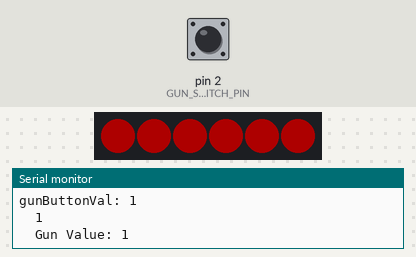
Bench run of a sketch on a simulated Arduino Uno, built with avr-gcc and run on an emulated ATmega328P. On the bench: 6 RGB LEDs in strip order, left to right, the last lines printed to the serial monitor. Inputs (shaded band) come from the test bench; at power-on: pin 2 (GUN_SWITCH_PIN) HIGH. Dim RGB values are drawn brighter than linear.

Above: at 1.2 s.
1.3 s: pin 2 (GUN_SWITCH_PIN) pulled LOW for 1 s
At 2.4 s:
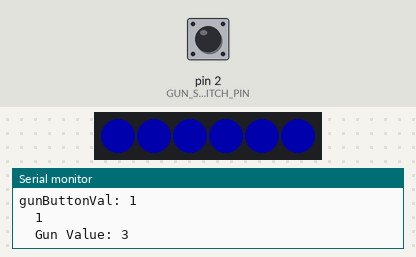
3.8 s: pin 2 (GUN_SWITCH_PIN) pulled LOW for 0.15 s
At 4.7 s:
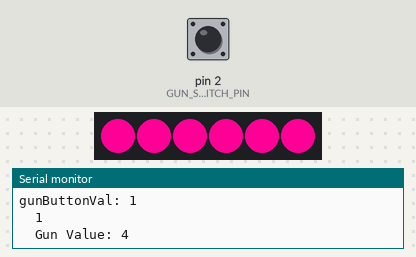
6.9 s: pin 2 (GUN_SWITCH_PIN) pulled LOW for 3.2 s
At 8.55 s:
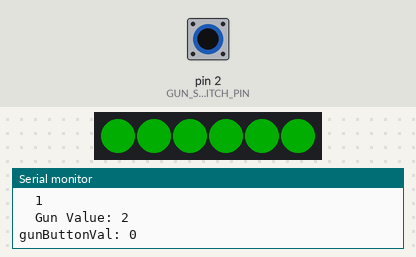
Timing chart, 0 to 11.5 s (numbered marks = the images above; inputs shaded):
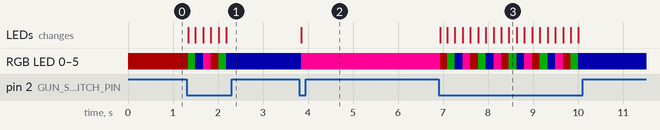

Measured:
- after the input at 1.3 s, RGB LED 0–5: RGB(50, 0, 0) → RGB(0, 50, 0) at once, → RGB(0, 0, 50) 0.16 s later, → RGB(255, 0, 150) 0.17 s later, → RGB(50, 0, 0) 0.17 s later, … (6 changes in this stretch); the LEDs: first change at once (image 1 shows a later state)
- after the input at 3.8 s, RGB LED 0–5: RGB(0, 0, 50) → RGB(255, 0, 150) after 0.05 s; the LEDs: change after 0.05 s (image 2)
- after the input at 6.9 s, RGB LED 0–5: RGB(255, 0, 150) → RGB(50, 0, 0) at once, then repeats every 0.69 s: RGB(0, 50, 0) 0.17 s, RGB(0, 0, 50) 0.17 s, RGB(255, 0, 150) 0.17 s, RGB(50, 0, 0) 0.17 s, until it stays RGB(0, 0, 50) from 10.0 s; the LEDs: first change at once (image 3 shows a later state)

The sketch:

colorTesting.ino
```cpp
#include <Adafruit_NeoPixel.h>

#ifdef __AVR__
  #include <avr/power.h>
#endif
#define GUN_SWITCH_PIN 2
#define PIN_GRAPH 4
#define GRAPH_PIXEL 6
//graph LEDs
Adafruit_NeoPixel graph(GRAPH_PIXEL, PIN_GRAPH, NEO_GRB + NEO_KHZ800);

//bright is mostly for not burning my eyes during testing
//used to control the brightness of LEDs
int BRIGHT = 50;
//delay value is 4 for BRIGHT 255 and 30 for BRIGHT 50
int DELAY_STROBE = 30;
//colors used in the program and for testing
uint32_t blue = graph.Color(0,0,BRIGHT);
uint32_t red = graph.Color(BRIGHT,0,0);
uint32_t orange = graph.Color(255, 165, 0);
uint32_t purple = graph.Color(255,0,150);
uint32_t green = graph.Color(0,BRIGHT,0);
uint32_t dark = graph.Color(0,0,0);
//default currColor is red

uint32_t currColor = red;
int CUR_GUN_STATE = 1;
int gunSwitchWait = 150;
unsigned long currTime = millis();
unsigned long prevTime = millis();

void setup() {
  // put your setup code here, to run once:
  Serial.begin(9600);
  graph.begin();
  graph.show();
  pinMode(GUN_SWITCH_PIN, INPUT_PULLUP);
}

void loop() {
  // put your main code here, to run repeatedly:
  currTime = millis();
  //read the switch
  int gunButtonVal = digitalRead(GUN_SWITCH_PIN);
  Serial.print("\ngunButtonVal: ");
  Serial.print(gunButtonVal);
  Serial.print("\n\t");
  Serial.print(HIGH);

  //if button is active
  if(gunButtonVal == LOW){
    if(currTime - prevTime > gunSwitchWait){
      gun_state();
      graph.fill(dark, 0, GRAPH_PIXEL);
      graph.show();
      prevTime = currTime;
    }
  }
  graph.fill(currColor, 0, GRAPH_PIXEL);
  graph.show();
  //graph.clear();
  Serial.print("\n\tGun Value: ");
  Serial.print(CUR_GUN_STATE);
  //delay(20);

}


/**
 *Returns an color to change the NEOPIXEL lights
*/
void gun_state(){
  //uint32_t GunColor;
  if(CUR_GUN_STATE > 3){
    //reset to 0
    CUR_GUN_STATE = 0;
  }
  switch (CUR_GUN_STATE) {
    case 0:
      // Orange would be the default
      //this would be the default state
      currColor = red;
      break;
    case 1:
      // slime
      // return green
      currColor = green;
      break;
    case 2:
      // ice
      // return blue
      currColor = blue;
      break;
    case 3:
      // firing
      currColor = purple;
      break;
    default:
      //default would be red
      currColor = red;
      break;
  }
  //increment
  CUR_GUN_STATE++;

}
```
